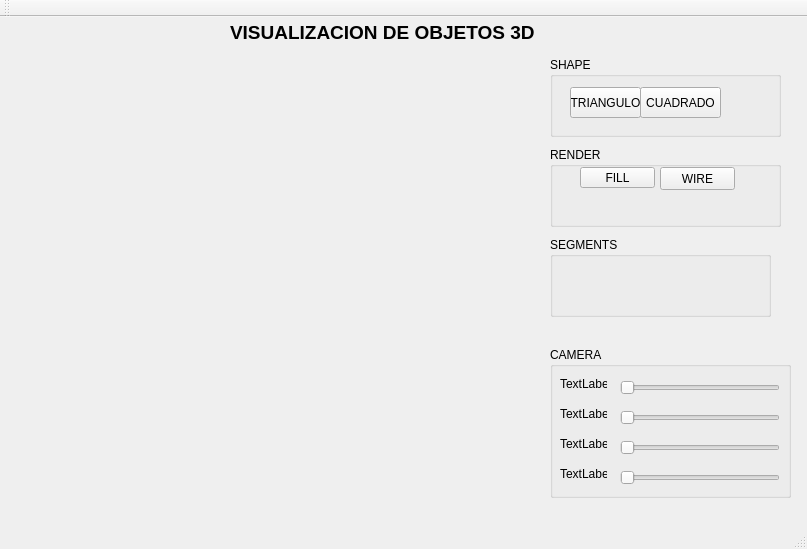
<?xml version="1.0" encoding="UTF-8"?>
<ui version="4.0">
 <class>ProyectoVisualizacion3DClass</class>
 <widget class="QMainWindow" name="ProyectoVisualizacion3DClass">
  <property name="geometry">
   <rect>
    <x>0</x>
    <y>0</y>
    <width>807</width>
    <height>549</height>
   </rect>
  </property>
  <property name="windowTitle">
   <string>ProyectoVisualizacion3D</string>
  </property>
  <widget class="QWidget" name="centralWidget">
   <widget class="QLabel" name="label">
    <property name="geometry">
     <rect>
      <x>230</x>
      <y>0</y>
      <width>371</width>
      <height>31</height>
     </rect>
    </property>
    <property name="font">
     <font>
      <pointsize>14</pointsize>
      <weight>75</weight>
      <bold>true</bold>
     </font>
    </property>
    <property name="text">
     <string>VISUALIZACION DE OBJETOS 3D</string>
    </property>
   </widget>
   <widget class="QWidget" name="verticalLayoutWidget">
    <property name="geometry">
     <rect>
      <x>10</x>
      <y>40</y>
      <width>521</width>
      <height>451</height>
     </rect>
    </property>
    <layout class="QVBoxLayout" name="verticalLayout"/>
   </widget>
   <widget class="QGroupBox" name="groupBox">
    <property name="geometry">
     <rect>
      <x>550</x>
      <y>40</y>
      <width>231</width>
      <height>80</height>
     </rect>
    </property>
    <property name="title">
     <string>SHAPE</string>
    </property>
    <widget class="QPushButton" name="pushButton">
     <property name="geometry">
      <rect>
       <x>20</x>
       <y>30</y>
       <width>71</width>
       <height>31</height>
      </rect>
     </property>
     <property name="text">
      <string>TRIANGULO</string>
     </property>
    </widget>
    <widget class="QPushButton" name="pushButton_2">
     <property name="geometry">
      <rect>
       <x>90</x>
       <y>30</y>
       <width>81</width>
       <height>31</height>
      </rect>
     </property>
     <property name="text">
      <string>CUADRADO</string>
     </property>
    </widget>
   </widget>
   <widget class="QGroupBox" name="groupBox_2">
    <property name="geometry">
     <rect>
      <x>550</x>
      <y>130</y>
      <width>231</width>
      <height>80</height>
     </rect>
    </property>
    <property name="title">
     <string>RENDER</string>
    </property>
    <widget class="QPushButton" name="pushButton_3">
     <property name="geometry">
      <rect>
       <x>30</x>
       <y>20</y>
       <width>75</width>
       <height>21</height>
      </rect>
     </property>
     <property name="text">
      <string>FILL</string>
     </property>
    </widget>
    <widget class="QPushButton" name="pushButton_4">
     <property name="geometry">
      <rect>
       <x>110</x>
       <y>20</y>
       <width>75</width>
       <height>23</height>
      </rect>
     </property>
     <property name="text">
      <string>WIRE</string>
     </property>
    </widget>
   </widget>
   <widget class="QGroupBox" name="groupBox_3">
    <property name="geometry">
     <rect>
      <x>550</x>
      <y>220</y>
      <width>221</width>
      <height>80</height>
     </rect>
    </property>
    <property name="title">
     <string>SEGMENTS</string>
    </property>
   </widget>
   <widget class="QGroupBox" name="groupBox_4">
    <property name="geometry">
     <rect>
      <x>550</x>
      <y>330</y>
      <width>241</width>
      <height>151</height>
     </rect>
    </property>
    <property name="title">
     <string>CAMERA</string>
    </property>
    <widget class="QSlider" name="horizontalSlider">
     <property name="geometry">
      <rect>
       <x>70</x>
       <y>30</y>
       <width>160</width>
       <height>22</height>
      </rect>
     </property>
     <property name="orientation">
      <enum>Qt::Horizontal</enum>
     </property>
    </widget>
    <widget class="QSlider" name="horizontalSlider_2">
     <property name="geometry">
      <rect>
       <x>70</x>
       <y>60</y>
       <width>160</width>
       <height>22</height>
      </rect>
     </property>
     <property name="orientation">
      <enum>Qt::Horizontal</enum>
     </property>
    </widget>
    <widget class="QSlider" name="horizontalSlider_3">
     <property name="geometry">
      <rect>
       <x>70</x>
       <y>90</y>
       <width>160</width>
       <height>22</height>
      </rect>
     </property>
     <property name="orientation">
      <enum>Qt::Horizontal</enum>
     </property>
    </widget>
    <widget class="QSlider" name="horizontalSlider_4">
     <property name="geometry">
      <rect>
       <x>70</x>
       <y>120</y>
       <width>160</width>
       <height>22</height>
      </rect>
     </property>
     <property name="orientation">
      <enum>Qt::Horizontal</enum>
     </property>
    </widget>
    <widget class="QLabel" name="label_2">
     <property name="geometry">
      <rect>
       <x>10</x>
       <y>30</y>
       <width>47</width>
       <height>13</height>
      </rect>
     </property>
     <property name="text">
      <string>TextLabel</string>
     </property>
    </widget>
    <widget class="QLabel" name="label_3">
     <property name="geometry">
      <rect>
       <x>10</x>
       <y>60</y>
       <width>47</width>
       <height>13</height>
      </rect>
     </property>
     <property name="text">
      <string>TextLabel</string>
     </property>
    </widget>
    <widget class="QLabel" name="label_4">
     <property name="geometry">
      <rect>
       <x>10</x>
       <y>90</y>
       <width>47</width>
       <height>13</height>
      </rect>
     </property>
     <property name="text">
      <string>TextLabel</string>
     </property>
    </widget>
    <widget class="QLabel" name="label_5">
     <property name="geometry">
      <rect>
       <x>10</x>
       <y>120</y>
       <width>47</width>
       <height>13</height>
      </rect>
     </property>
     <property name="text">
      <string>TextLabel</string>
     </property>
    </widget>
   </widget>
   <zorder>groupBox</zorder>
   <zorder>groupBox_2</zorder>
   <zorder>label</zorder>
   <zorder>verticalLayoutWidget</zorder>
   <zorder>groupBox_3</zorder>
   <zorder>groupBox_4</zorder>
  </widget>
  <widget class="QMenuBar" name="menuBar">
   <property name="geometry">
    <rect>
     <x>0</x>
     <y>0</y>
     <width>807</width>
     <height>21</height>
    </rect>
   </property>
  </widget>
  <widget class="QToolBar" name="mainToolBar">
   <attribute name="toolBarArea">
    <enum>TopToolBarArea</enum>
   </attribute>
   <attribute name="toolBarBreak">
    <bool>false</bool>
   </attribute>
  </widget>
  <widget class="QStatusBar" name="statusBar"/>
 </widget>
 <layoutdefault spacing="6" margin="11"/>
 <resources>
  <include location="ProyectoVisualizacion3D.qrc"/>
 </resources>
 <connections/>
</ui>
